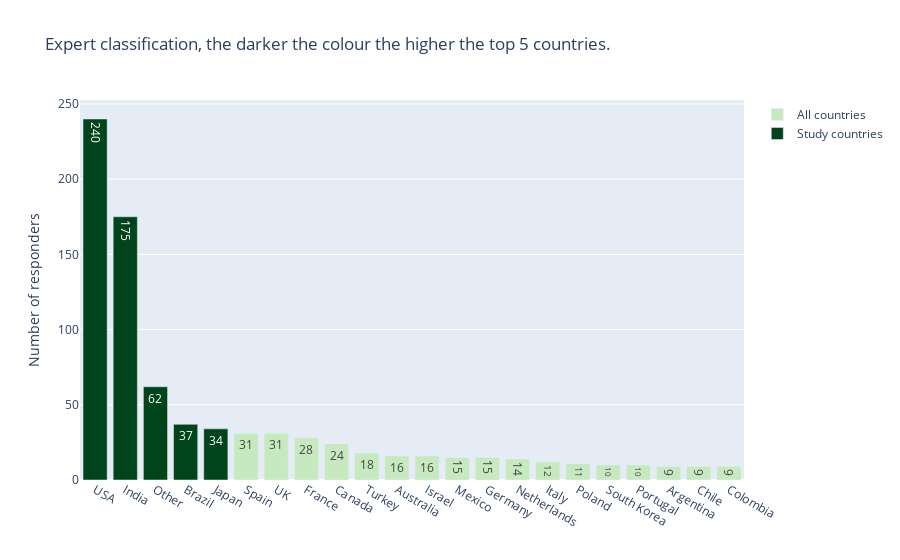

Here is the notebook cell this chart was saved with:
### Code cell
# df_DS
# df_prue

country_all=df_DS.groupby(["Q4",'classification'],as_index=False).size().sort_values('size',ascending=False,ignore_index=True)[:22]
country_study=df_prue.groupby(["Q4",'classification'],as_index=False).size().sort_values('size',ascending=False,ignore_index=True)[:22]
# country_comp=df_prue2.groupby(["Q4",'classification'],as_index=False).size().sort_values('classification',ascending=False,ignore_index=True)[:22]
fig = go.Figure()
fig.add_trace(go.Bar(x=country_all['Q4'],   y=country_all["size"],   marker_color='rgb(199,233,192)',name= 'All countries',
                    text =country_all['size'],textposition = "inside"))
fig.add_trace(go.Bar(x=country_study['Q4'],   y=country_study["size"],   marker_color='rgb(0,68,27)',name= 'Study countries',
                    text =country_study['size'],textposition = "inside"))

print(round((class_exp.sum()/class_all.sum())*100,2))
# anotations
fig.update_layout(barmode='overlay',yaxis_title="Number of responders",title_text='Expert classification, the darker the colour the higher the top 5 countries.')
fig.show()

### Figure 1 — Plotly figure (JSON) as saved in the notebook; plotly's stock layout.template omitted (floating-point values rounded to 4 significant figures)
{"data": [{"marker": {"color": "rgb(199,233,192)"}, "name": "All countries", "text": [240, 175, 62, 37, 34, 31, 31, 28, 24, 18, 16, 16, 15, 15, 14, 12, 11, 10, 10, 9, 9, 9], "textposition": "inside", "type": "bar", "x": ["USA", "India", "Other", "Brazil", "Japan", "Spain", "UK", "France", "Canada", "Turkey", "Australia", "Israel", "Mexico", "Germany", "Netherlands", "Italy", "Poland", "South Korea", "Portugal", "Argentina", "Chile", "Colombia"], "y": [240, 175, 62, 37, 34, 31, 31, 28, 24, 18, 16, 16, 15, 15, 14, 12, 11, 10, 10, 9, 9, 9]}, {"marker": {"color": "rgb(0,68,27)"}, "name": "Study countries", "text": [240, 175, 62, 37, 34], "textposition": "inside", "type": "bar", "x": ["USA", "India", "Other", "Brazil", "Japan"], "y": [240, 175, 62, 37, 34]}], "layout": {"barmode": "overlay", "title": {"text": "Expert classification, the darker the colour the higher the top 5 countries."}, "yaxis": {"title": {"text": "Number of responders"}}}}
